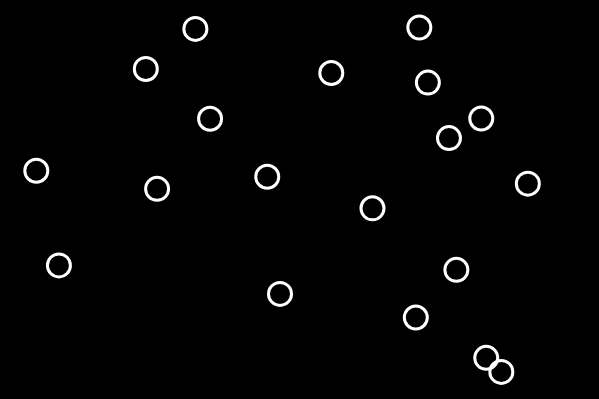
Frame 1 (no input)
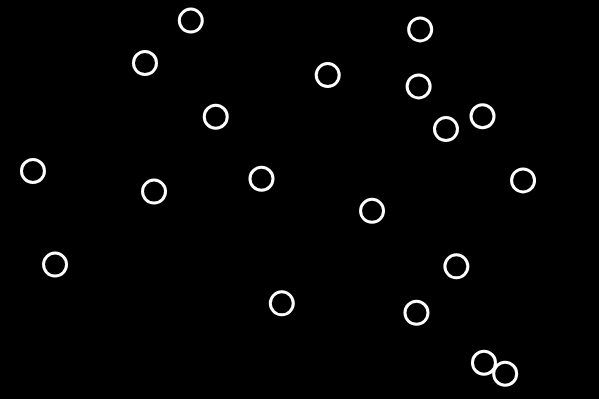
Frame 60 (no input)
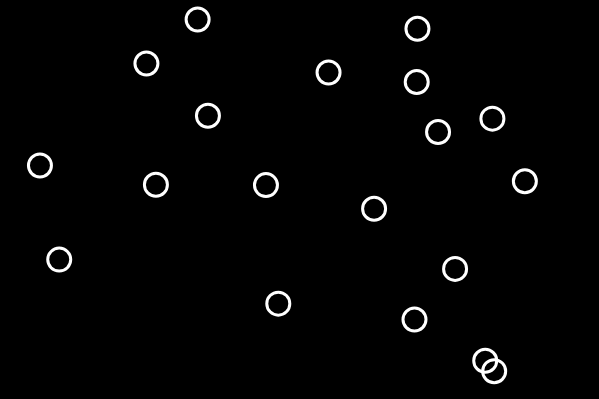
Frame 120 (the mouse pressed at the canvas centre since frame 60)

The p5.js sketch that drew these frames (run headless with seeded random() and noise() and a simulated clock; from frame 60 on, the mouse is pressed at the canvas centre):

// p5.js sketch
// ── sketch.js
//Create an empty array called bubbles:
var bubbles=[];
function setup() {
  createCanvas(599,399);
  //Array of objects, and its useful:
  
for(var i=0; i<19; i++){  //Dynamically putting objects into bubbles Array:
  bubbles[i]= new Bubble();
}
}

function draw() {
 background(0); 
 
 for(var i=0; i<bubbles.length; i++){  //Looping through all obects:
 bubbles[i].display();
 bubbles[i].move();
 }
}


/*Define a constructor function which is a flexible way of creating new object, it acts as a tempelate:
This now solve our last example problem, of duplictaing the codes when we want to create objects later
And solve the prob. when we have many properties for an object:
*/
function Bubble(){
	this.x=random(0,width); //Initial x position(coordinate) picked randomly:
	this.y=random(0,height);
	
	this.display=function(){
	stroke(255);
	strokeWeight(3);
	noFill();
	ellipse(this.x,this.y,23,23);
	}
	
	this.move=function(){
	this.x+=random(1,-1);
	this.y+=random(1,-1);
	}
}
